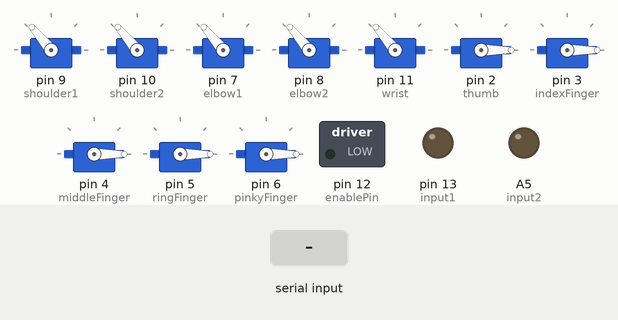
Bench run of a sketch on a simulated Arduino Uno, built with avr-gcc and run on an emulated ATmega328P. Shown: 10 × servo, switched loads named in the sketch (green lamp = pin HIGH), output pins drawn as LEDs (lit = HIGH). The test bench sets the inputs (shaded band).

Above: at 1.2 s.
1.3 s: "GRIP" received over Serial
At 2.6 s:
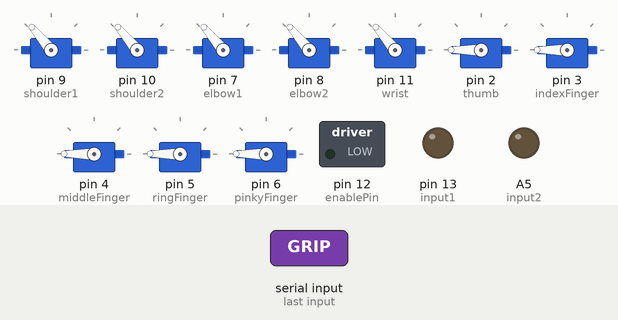
3.8 s: "ROTATE" received over Serial
At 5.6 s:
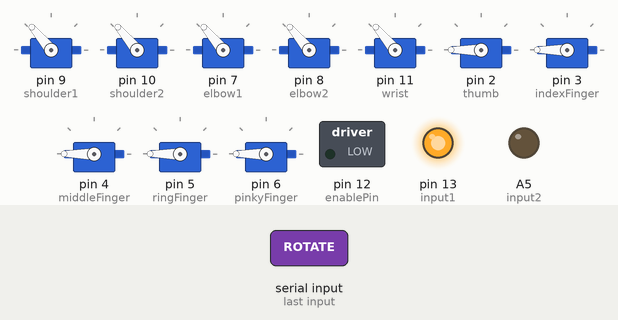
6.8 s: "ROTATE" received over Serial
At 8.6 s:
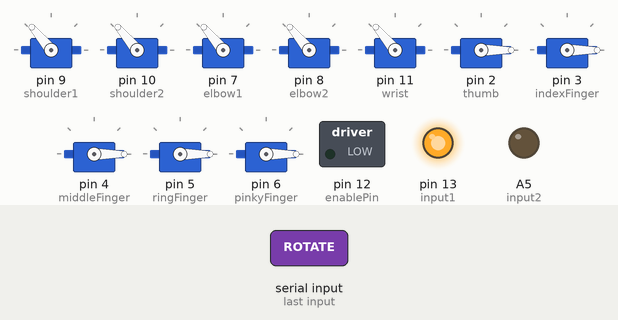
Timing chart, 0 to 10.3 s (numbered marks = the images above; inputs shaded):
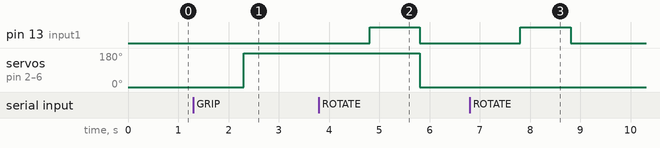

Measured:
- after the input at 1.3 s, servo on pin 2 (thumb), servo on pin 3 (indexFinger), servo on pin 4 (middleFinger), servo on pin 5 (ringFinger), servo on pin 6 (pinkyFinger): 0° → 180° after 1.0 s
- after the input at 3.8 s, pin 13 (input1): LOW → HIGH after 1.0 s, → LOW 1.0 s later; servo on pin 2 (thumb), servo on pin 3 (indexFinger), servo on pin 4 (middleFinger), servo on pin 5 (ringFinger), servo on pin 6 (pinkyFinger): 180° → 0° after 2.0 s
- after the input at 6.8 s, pin 13 (input1): LOW → HIGH after 1.0 s, → LOW 1.0 s later

The sketch:

Aurdino_code_robot_arm.ino
```cpp
#include <Servo.h>

// Servo objects
Servo shoulder1, shoulder2, elbow1, elbow2, wrist;
Servo thumb, indexFinger, middleFinger, ringFinger, pinkyFinger;

// Pins for DC motor
const int enablePin = 12;
const int input1 = 13;
const int input2 = A5;

void setup() {
  Serial.begin(9600);  // Start serial communication

  // Attach servo motors
  shoulder1.attach(9);
  shoulder2.attach(10);
  elbow1.attach(7);
  elbow2.attach(8);
  wrist.attach(11);
  thumb.attach(2);
  indexFinger.attach(3);
  middleFinger.attach(4);
  ringFinger.attach(5);
  pinkyFinger.attach(6);

  // Set up DC motor pins
  pinMode(enablePin, OUTPUT);
  pinMode(input1, OUTPUT);
  pinMode(input2, OUTPUT);

  // Initial position
  moveToInitialPosition();
}

void moveToInitialPosition() {
  shoulder1.write(130);
  shoulder2.write(130);
  elbow1.write(130);
  elbow2.write(130);
  wrist.write(130);
  thumb.write(0);
  indexFinger.write(0);
  middleFinger.write(0);
  ringFinger.write(0);
  pinkyFinger.write(0);
}

void gripObject() {
  thumb.write(180);
  indexFinger.write(180);
  middleFinger.write(180);
  ringFinger.write(180);
  pinkyFinger.write(180);
}

void releaseObject() {
  thumb.write(0);
  indexFinger.write(0);
  middleFinger.write(0);
  ringFinger.write(0);
  pinkyFinger.write(0);
}

void rotateBaseClockwise(int duration) {
  digitalWrite(input1, HIGH);
  digitalWrite(input2, LOW);
  delay(duration);
  digitalWrite(input1, LOW);
  digitalWrite(input2, LOW);
}

void loop() {
  if (Serial.available() > 0) {
    String command = Serial.readString();

    if (command.startsWith("GRIP")) {
      gripObject();
    } else if (command.startsWith("RESET")) {
      moveToInitialPosition();
    } else if (command.startsWith("ROTATE")) {
      rotateBaseClockwise(1000); // Rotate for 1 second
      releaseObject();
    }
  }
}
```
